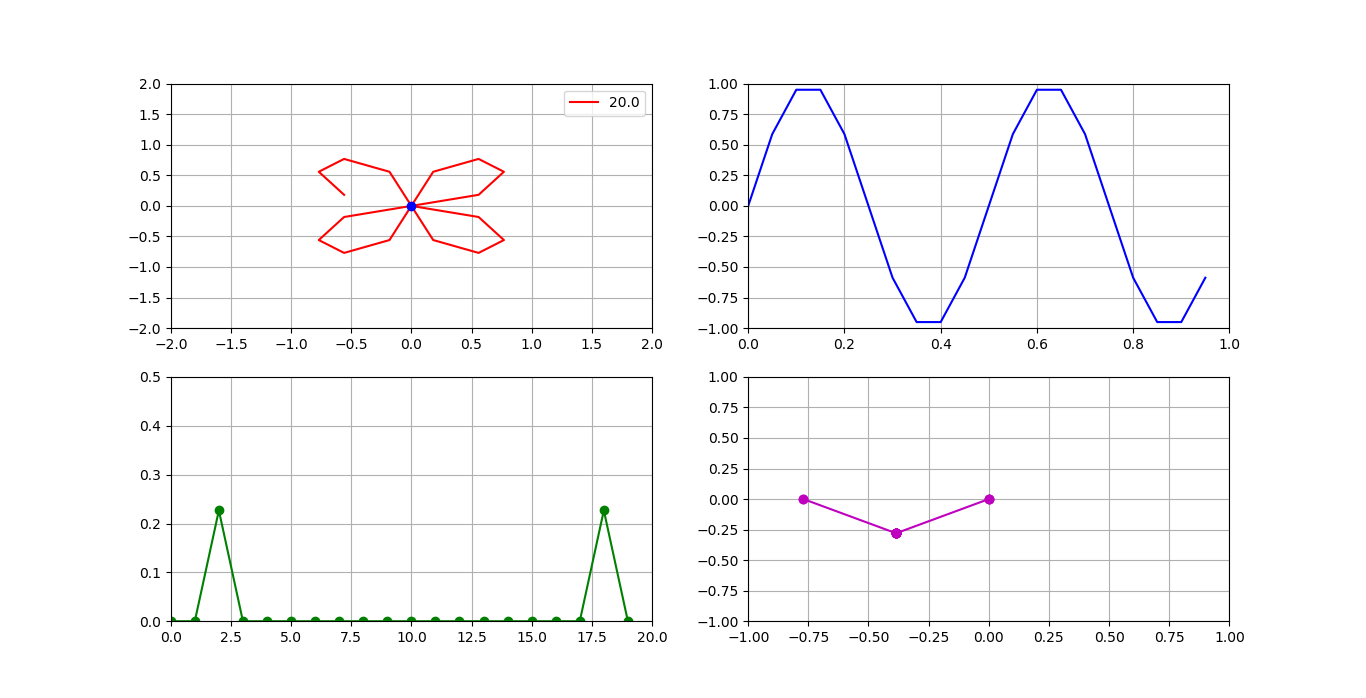

This figure's Python source:
import numpy as np
import matplotlib.pyplot as plt
from matplotlib.animation import FuncAnimation
#--------------------------------------
fig        = plt.figure()
fs         = 20
N          = 20
#--------------------------------------
circleAxe  = fig.add_subplot(2,2,1)
circleLn,promLn  = plt.plot([],[],'r-',[],[],'bo')
circleAxe.grid(True)
circleAxe.set_xlim(-2,2)
circleAxe.set_ylim(-2,2)
circleFrec = 0
circleData = []
prom       = 0
frecIter   = 0
circle     = lambda c,f,n: c*np.exp(-1j*2*np.pi*f*n*1/fs)
circleInv  = lambda c,f,n: c*np.exp(1j*2*np.pi*f*n*1/fs)
#--------------------------------------
signalAxe  = fig.add_subplot(2,2,2)
signalLn,  = plt.plot([],[],'b-')
signalAxe.grid(True)
signalAxe.set_xlim(0,N/fs)
signalAxe.set_ylim(-1,1)
signalFrec = 2
signalData=[]
signal  = lambda f,n: np.sin(2*np.pi*f*n*1/fs)#+0.5*np.cos(2*np.pi*f*2*n*1/fs)
#--------------------------------------
fourierAxe  = fig.add_subplot(2,2,3)
fourierLn,  = plt.plot([],[],'g-o')
fourierAxe.grid(True)
fourierAxe.set_xlim(0,fs)
fourierAxe.set_ylim(0,0.5)
fourierData=[]
#--------------------------------------
inversaAxe         = fig.add_subplot(2,2,4)
inversaLn,vectorLn = plt.plot([],[],'m-o',[],[],'b-o')
inversaAxe.grid(True)
inversaAxe.set_xlim(-1,1)
inversaAxe.set_ylim(-1,1)
inversaData = []
vectorData  = []
#--------------------------------------
tData=[]
fData=[]

def updateF(n):
    global circleData,signalData,tData,promData,frecIter,circleFrec,fourierData,fData,vectorData
    if aniT.repeat==True:
        return 
    vectorData=[0]
    for f in range(N):
        vectorData.append(vectorData[-1]+circleInv(np.abs(fourierData[f]),f*fs/N,n))
    inversaLn.set_data(np.real(vectorData),np.imag(vectorData))
    return circleLn,circleAxe,signalLn,promLn,fourierLn,inversaLn


def updateT(n):
    global circleData,signalData,tData,promData,frecIter,circleFrec,fourierData,fData
    circleData.append(circle(1,circleFrec,n)*signal(signalFrec,n))
    prom=np.average(circleData)
    promLn.set_data(np.real(prom),
                    np.imag(prom))
    circleLn.set_data(np.real(circleData),
                      np.imag(circleData))
    signalData.append(signal(signalFrec,n))
    tData.append(n/fs)
    signalLn.set_data(tData,signalData)

    if n==N-1:
        circleData = []
        signalData = []
        tData      = []
        fourierData.append(prom)
        fData.append(circleFrec)
        fourierLn.set_data(fData,np.abs(fourierData)**2)
        prom       = 0
        frecIter+=1
        if frecIter == N:
            aniT.repeat=False
        circleFrec = frecIter*fs/N
        circleLn.set_label(circleFrec)
        circleAxe.legend()
    return circleLn,circleAxe,signalLn,promLn,fourierLn

aniT=FuncAnimation(fig,updateT,N,interval=10 ,blit=False,repeat=True)
aniF=FuncAnimation(fig,updateF,N,interval=300 ,blit=False,repeat=True)
plt.show()
